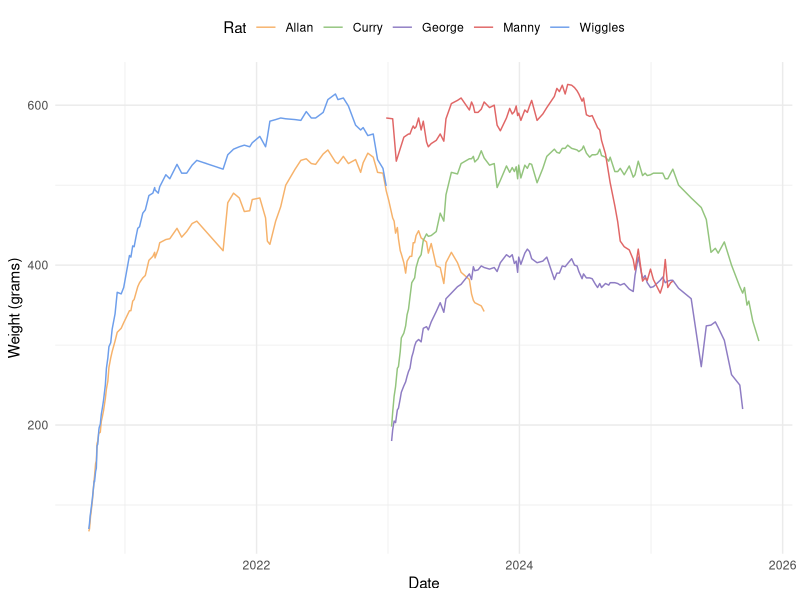
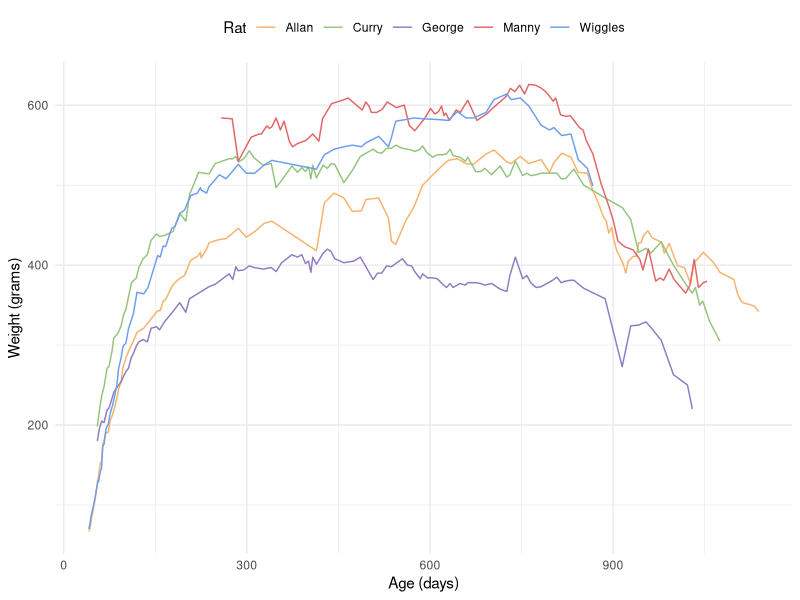

Reproduce these figures in R, in order.
## ---- chunk 1
#| echo: false
#| message: false
#| label: r-setup

library(knitr)
library(tidyverse)
library(lubridate)
## ---- chunk 2
#| echo: false
#| label: tbl-weights
#| tbl-cap: "rat weights in grams."
#| tbl-colwidths: [60,40]

raw_weights <- read.csv("weight-data.csv")
kable(head(raw_weights))
## ---- chunk 3
#| echo: false
#| label: tbl-lives
#| tbl-cap: "birth and death date for each rat."

lives <- read.csv(strip.white=TRUE, row.names=1, text="
  Rat,     Birthdate,  Deathdate
  Allan,   2020-08-12, 2023-09-25
  Wiggles, 2020-08-12, 2022-12-28
  Manny,   2022-04-13, 2025-03-06
  George,  2022-11-17, 2025-09-16
  Curry,   2022-11-17, 2025-10-31
")

kable(lives)
## ---- chunk 4
#| label: process-data

weights <- raw_weights %>%
  gather(key = "Rat", value = "Weight", -Date) %>%
  drop_na(Weight) %>%
  mutate(
    Date = as.Date(Date),
    Age = interval(lives[Rat, "Birthdate"], Date) %/% days(1)
  )
## ---- chunk 5
#| echo: false
#| label: fig-replicated-plots
#| fig-cap: ["Using date as the $x$ axis", "Using age as the $x$ axis"]
#| layout-ncol: 2

rats_colours <- scale_color_manual(values = c("#f6b26b", "#93c47d", "#8e7cc3", "#e06666", "#6d9eeb"))

ggplot(weights, aes(x = Date, y = Weight)) + 
  geom_line(aes(color = Rat), size = .5) +
  theme_minimal() +
  theme(legend.position = "top") +
  labs(x="Date", y="Weight (grams)") +
  rats_colours

ggplot(weights, aes(x = Age, y = Weight)) + 
  geom_line(aes(color = Rat), size = .5) +
  theme_minimal() +
  theme(legend.position = "top") +
  labs(x="Age (days)", y="Weight (grams)") +
  rats_colours
## ---- chunk 6
#| echo: false
#| label: tbl-age-summary
#| tbl-cap: "updated version of @tbl-lives, tracking age."

kable(mutate(.data = lives,
  Age = interval(Birthdate, Deathdate),  # age as 'lubridate' interval object
  Years = round(Age / years(1), 1),      # convert age to years (round to 1dp)
  Age = Age %/% days(1)                  # convert age to days (integer)
))
